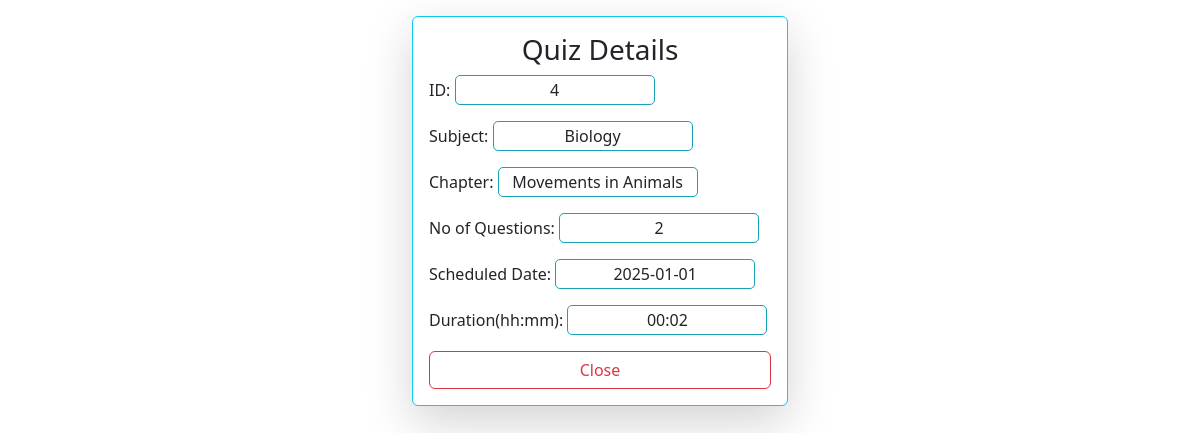
Page /quiz_view/4/ (signed in) on the earlier database version.
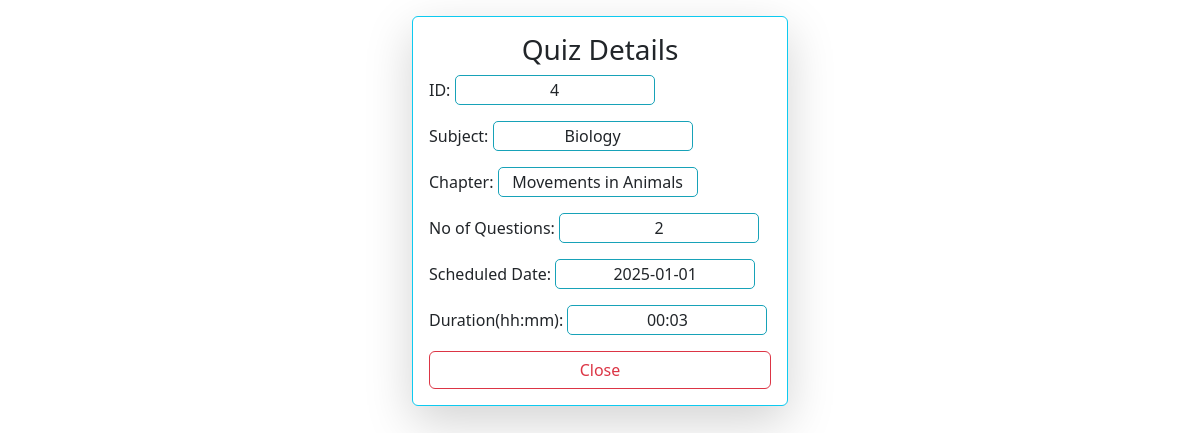
Same page on the later database version.
### backend/models.py (models this page shows)
class Quiz(db.Model):
    __tablename__ = "quiz"
    id = db.Column(db.Integer, primary_key=True)
    date = db.Column(db.Date, nullable=False)
    duration = db.Column(db.Integer, nullable=False)
    chapter_id = db.Column(db.Integer, db.ForeignKey('chapter.id'), nullable=False)
    questions = db.relationship('Question', backref='quiz', lazy=True)
    scores = db.relationship('Score', backref='quiz', lazy=True)

### backend/controllers.py (the view)
@app.route("/quiz_view/<int:qid>/")
@login_required
def quiz_view(qid):
    quiz = Quiz.query.get_or_404(qid)
    chapter = quiz.chapter
    subject = chapter.subject
    return render_template('quiz_view.html', user=current_user, quiz=quiz, chapter=chapter, subject=subject)

### app.py (called while the page is built)
def start():
    quiz_app = Flask(__name__)
    quiz_app.config["SQLALCHEMY_DATABASE_URI"]="sqlite:///quiz_db.sqlite3"
    quiz_app.config["SECRET_KEY"] = "this_is_a_secret_for_quiz_app"
    db.init_app(quiz_app)
    quiz_app.app_context().push()
    quiz_app.debug = True
    db.create_all()
    create_admin()
    login_manager = LoginManager()
    login_manager.login_view = 'login'
    login_manager.init_app(quiz_app)
    @login_manager.user_loader
    def load_user(id):
        return User.query.get(int(id))
    print("Quiz app is running... ")

### templates/quiz_view.html (shortened to what this page needs)
{% extends "base.html" %}
{% block content %}
<div class="container col-md-4 col-md-offset-4">
    <div class="card border-info shadow-lg p-3 mb-5 bg-white rounded mt-3">
        <h3 class="text-center">Quiz Details</h3>
        <p>ID: <span>{{ quiz.id }}</span></p>
        <p>Subject: <span>{{ subject.name }}</span></p>
        <p>Chapter: <span>{{ chapter.name }}</span></p>
        <p>No of Questions: <span>{{ quiz.questions|length }}</span></p>
        <p>Scheduled Date: <span>{{ quiz.date }}</span></p>
        <p>Duration(hh:mm): <span>{{ quiz.duration }}</span></p>
        <a href="{{ url_for('user') }}" class="btn btn-outline-danger w-auto">Close</a>
    </div>
</div>
{% endblock %}

Differences in the rows shown:
changed Quiz id 4: duration "00:02" → "00:03"
